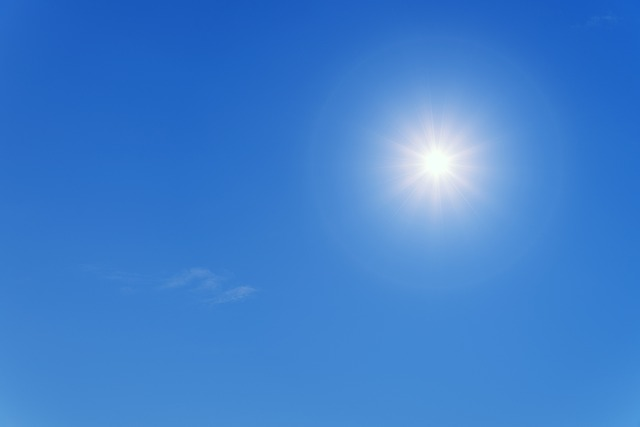
#> input picture SunSensing/revised/sun_640.jpg, 640 x 427 px
$ python main_img.py
#> lines starting #> are read from the running program, lines starting #| are printed output that depends on the picture; after the words box and inside, x2 and y2 are one past the last pixel; in counts of white or black regions, pixels touching at a corner belong together
#> further down, frame is the input picture: shape (427, 640, 3); mean B, G, R 205.8, 127, 62.6
### SunSensing/revised/sun_Detector.py
import cv2
import numpy as np

class SunDetector:
    def __init__(self):
        self.frame = None
        self.gry_img = None
        self.blurredImage = None
        self.threshold_img = None
        self.sunCenter = None
        self.frameCenter = None

    # Setters
    def set_frame(self, frame):
        self.frame = frame
        self.set_frame_center()

    def set_sun_center(self, center):
        self.sunCenter = [center[0], center[1]]

    def set_frame_center(self):
        if self.frame is not None:
            height, width = self.frame.shape[:2]
#> height = 427; width = 640
            self.frameCenter = [width // 2, height // 2]
#> self.frameCenter = [320, 213]

    # Getters
    def get_frame(self):
        return self.frame

    def get_sun_center(self):
        return self.sunCenter

    def get_frame_center(self):
        return self.frameCenter

    def get_frame_width(self):
        return self.frame.shape[1] if self.frame is not None else None

    def get_frame_height(self):
        return self.frame.shape[0] if self.frame is not None else None

    # Method to find sun
    def find_sun(self):
        if self.frame is not None:
            self.gry_img = cv2.cvtColor(self.frame, cv2.COLOR_BGR2GRAY)
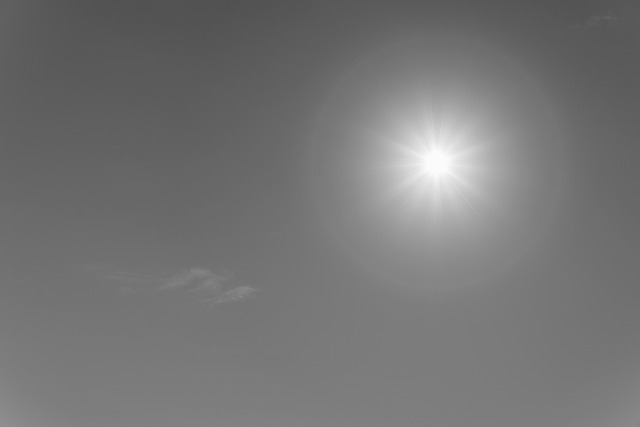
#> self.gry_img: shape (427, 640); min 80, max 252, mean 116.7
            self.blurredImage = cv2.GaussianBlur(self.gry_img, (15, 15), 0)
            _, self.threshold_img = cv2.threshold(self.blurredImage, 240, 255, cv2.THRESH_BINARY)
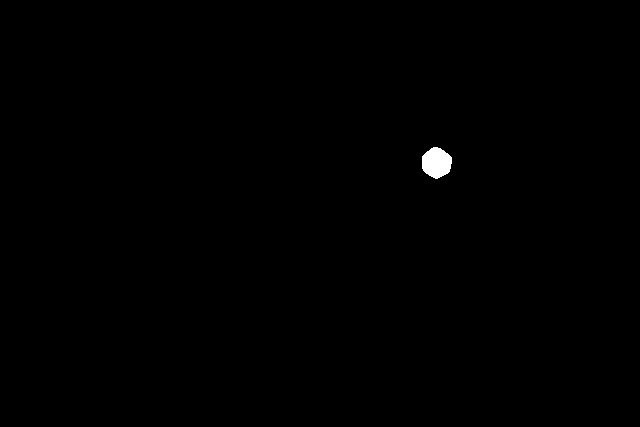
#> self.threshold_img: shape (427, 640); 0.26% white; 1 white region

            # Find contours to detect the sun
            contours, _ = cv2.findContours(self.threshold_img, cv2.RETR_EXTERNAL, cv2.CHAIN_APPROX_SIMPLE)
#> contours = 1 contour; box (x1, y1, x2, y2) and area: (422, 147, 452, 179) 676
            if contours:
                largest_contour = max(contours, key=cv2.contourArea)
#> largest_contour = contour of 42 points, box (x1, y1, x2, y2) (422, 147, 452, 179), area 676
                M = cv2.moments(largest_contour)
#> M = moments, m00 676.5, centre m10/m00, m01/m00 = (436.2, 162.4)
                if M["m00"] != 0:
                    cx = int(M["m10"] / M["m00"])
#> cx = 436
                    cy = int(M["m01"] / M["m00"])
#> cy = 162
                    self.set_sun_center((cx, cy))
                    print(f"Sun center found at: {self.sunCenter}")

                    # Draw a circle at the detected sun center
                    cv2.circle(self.frame, (cx, cy), 20, (0, 0, 255), 3)  # Red circle with a radius of 20
                    cv2.putText(self.frame, f"Sun Center: ({cx}, {cy})", (cx - 50, cy - 30), cv2.FONT_HERSHEY_SIMPLEX, 0.7, (0, 0, 255), 2)
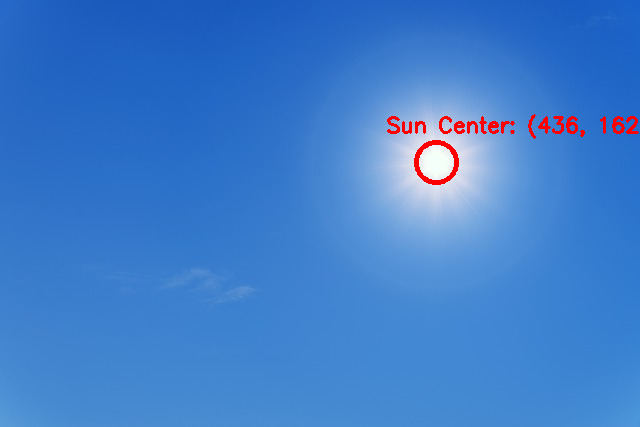
#> self.frame: shape (427, 640, 3); mean B, G, R 204, 125.6, 63.6
                    return cx, cy

                else:
                    print("No valid sun center found.")
            else:
                print("No contours found for sun detection.")


    # Display frame
    # [4 lines left out: function display, not called in this run]

    def errx(self, sun_center):
        """Simulate the solar panel movement towards the sun."""
        # Calculate errors
        error_x = sun_center[0] - self.frameCenter[0]


        return error_x


        # Update panel based on sun position
       # self.update_panel_position(error_x, error_y)

        # Draw the updated simulation
        #self.draw_simulation()
    def erry(self , sun_center):
        error_y = sun_center[1] - self.frameCenter[1]
        return error_y

### SunSensing/revised/main_img.py
from sun_Detector import *
import cv2
import numpy as np

# Initialize the sun detector
sun_detector = SunDetector()

# List of image file paths
image_files = ['sun_640.jpg']  # Replace with your image paths

# Process each image
for i, image_file in enumerate(image_files):
    frame = cv2.imread(image_file)  # Read the image
    if frame is None:
        print(f"Error: Could not read image {image_file}.")
        continue

    sun_detector.set_frame(frame)   # Set the current frame
    fx, fy = sun_detector.find_sun()  # Detect the sun in the frame
#> fx = 436; fy = 162

    print(f"Sun center found at: {fx}, {fy}")
#| Sun center found at: 436, 162
    pos = [fx, fy]
#> pos = [436, 162]

    # Map coordinates to servo angles
    AngleX = np.interp(fx, [0, sun_detector.get_frame_width()], [180, 0])
#> AngleX = 57.38
    AngleY = np.interp(fy, [0, sun_detector.get_frame_height()], [180, 0])
#> AngleY = 111.7


    pos[0] = AngleX
    pos[1] = AngleY
    print(int(pos[0]))
#| 57
    print(int(pos[1]))
#| 111
    x = sun_detector.errx(sun_detector.sunCenter)
#> x = 116
    y = sun_detector.erry(sun_detector.sunCenter)
#> y = -51
    print("coordinates error:" , x,y)
#| coordinates error: 116 -51


    # Draw the circle at the sun's location
    if fx is not None and fy is not None:
        cv2.circle(frame, (int(fx), int(fy)), 80, (0, 0, 255), 2)  # Draw the outer circle
        cv2.circle(frame, (int(fx), int(fy)), 15, (0, 0, 255), cv2.FILLED)  # Draw the inner circle
        cv2.circle(frame, (int(sun_detector.frameCenter[0]), int(int(sun_detector.frameCenter[1]))), 5, (0, 0, 255), cv2.FILLED)  # Draw the outer circle
#> frame: shape (427, 640, 3); mean B, G, R 202.2, 124.1, 64.5

        cv2.putText(frame, f'Angle X: {int(pos[0])} deg', (50, 50), cv2.FONT_HERSHEY_PLAIN, 2, (255, 0, 0), 2)
        cv2.putText(frame, f'Angle Y: {int(pos[1])} deg', (50, 100), cv2.FONT_HERSHEY_PLAIN, 2, (255, 0, 0), 2)
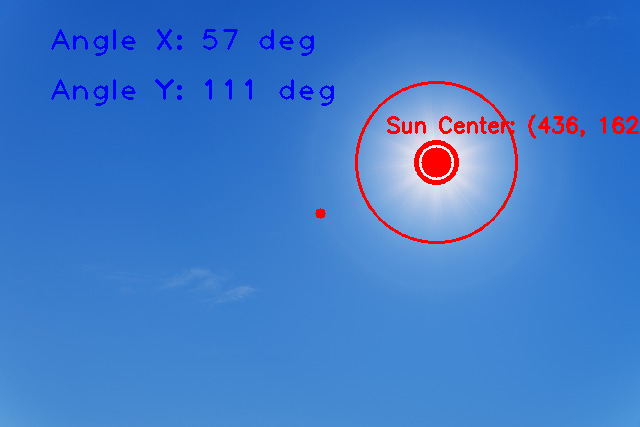
#> frame: shape (427, 640, 3); mean B, G, R 202.8, 123.2, 64.2

    # Display the frame with the drawn elements
    cv2.imshow(f"Sun Detection - Image {i + 1}", frame)

    # Wait for a key press for a short duration to visualize the result
    cv2.waitKey(0)  # Display each image for 1 second (adjust as needed)

# Close all OpenCV windows
cv2.destroyAllWindows()

$ run again, with SunSensing/revised/frame2.jpeg copied over SunSensing/revised/sun_640.jpg
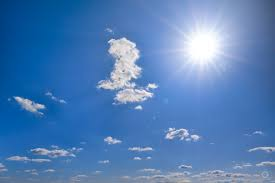
#> input picture SunSensing/revised/frame2.jpeg, 275 x 183 px
#> frame is the input picture: shape (183, 275, 3); mean B, G, R 182.8, 127.4, 82.2
#> in find_sun, `_, self.threshold_img = cv2.threshold(self.blurredImage, 240, 255, cv2..`:
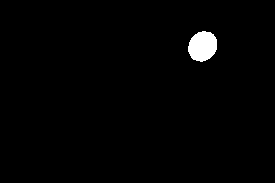
#> self.threshold_img: shape (183, 275); 1.4% white; 1 white region
#> contours = 1 contour; box (x1, y1, x2, y2) and area: (188, 31, 217, 62) 650
#> largest_contour = contour of 45 points, box (x1, y1, x2, y2) (188, 31, 217, 62), area 650
#> M = moments, m00 649.5, centre m10/m00, m01/m00 = (202.2, 45.87)
#> cx = 202
#> cy = 45
#> fx = 202; fy = 45
#| Sun center found at: 202, 45
#> pos = [202, 45]
#> AngleX = 47.78
#> AngleY = 135.7
#| 47
#| 135
#| coordinates error: 65 -46
#> `cv2.putText(frame, f'Angle Y: {int(pos[1])} deg', (50, 100), cv2.FONT_..`:
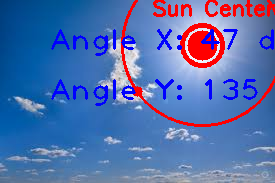
#> frame: shape (183, 275, 3); mean B, G, R 173.4, 111.4, 83.2
